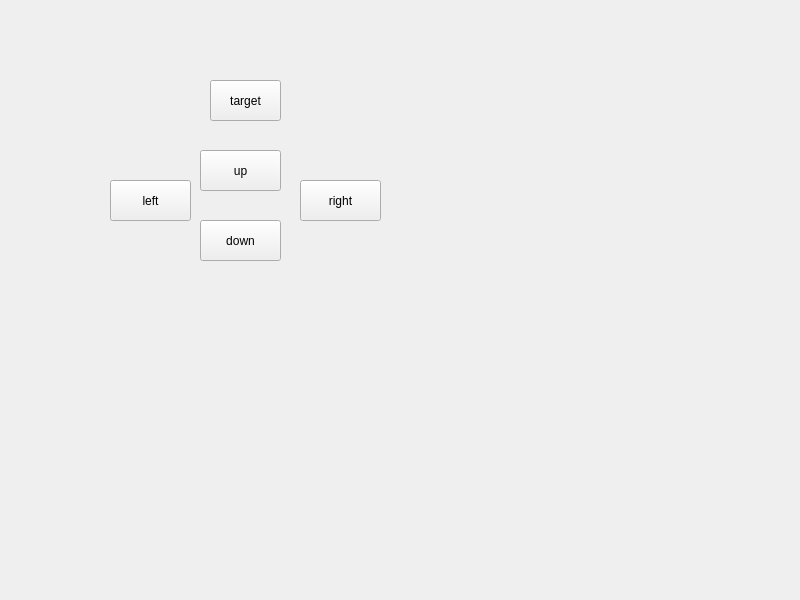
<?xml version="1.0" encoding="UTF-8"?>
<ui version="4.0">
 <class>Widget</class>
 <widget class="QWidget" name="Widget">
  <property name="geometry">
   <rect>
    <x>0</x>
    <y>0</y>
    <width>800</width>
    <height>600</height>
   </rect>
  </property>
  <property name="windowTitle">
   <string>Widget</string>
  </property>
  <widget class="QPushButton" name="pushButton_target">
   <property name="geometry">
    <rect>
     <x>210</x>
     <y>80</y>
     <width>71</width>
     <height>41</height>
    </rect>
   </property>
   <property name="text">
    <string>target</string>
   </property>
  </widget>
  <widget class="QPushButton" name="pushButton_up">
   <property name="geometry">
    <rect>
     <x>200</x>
     <y>150</y>
     <width>81</width>
     <height>41</height>
    </rect>
   </property>
   <property name="text">
    <string>up</string>
   </property>
  </widget>
  <widget class="QPushButton" name="pushButton_down">
   <property name="geometry">
    <rect>
     <x>200</x>
     <y>220</y>
     <width>81</width>
     <height>41</height>
    </rect>
   </property>
   <property name="text">
    <string>down</string>
   </property>
  </widget>
  <widget class="QPushButton" name="pushButton_right">
   <property name="geometry">
    <rect>
     <x>300</x>
     <y>180</y>
     <width>81</width>
     <height>41</height>
    </rect>
   </property>
   <property name="text">
    <string>right</string>
   </property>
  </widget>
  <widget class="QPushButton" name="pushButton_left">
   <property name="geometry">
    <rect>
     <x>110</x>
     <y>180</y>
     <width>81</width>
     <height>41</height>
    </rect>
   </property>
   <property name="text">
    <string>left</string>
   </property>
  </widget>
 </widget>
 <resources/>
 <connections/>
</ui>
